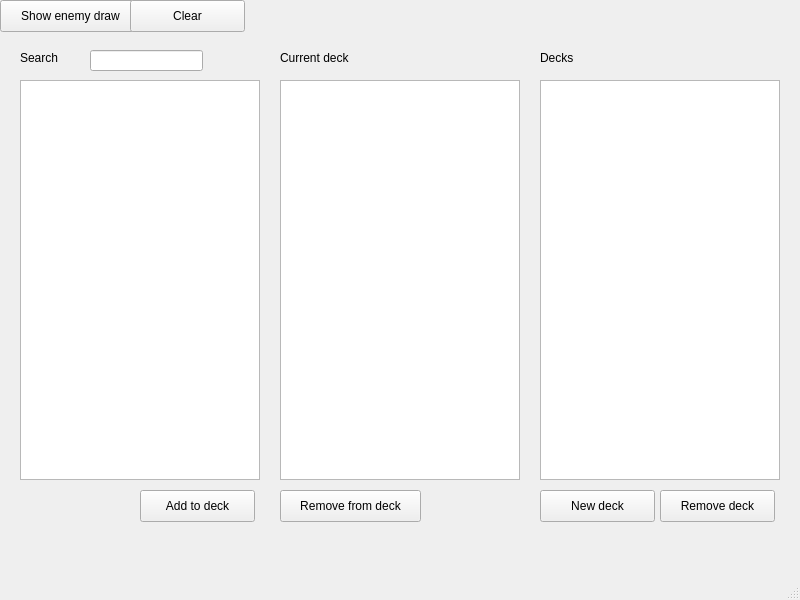
<?xml version="1.0" encoding="UTF-8"?>
<ui version="4.0">
 <class>MainWindow</class>
 <widget class="QMainWindow" name="MainWindow">
  <property name="geometry">
   <rect>
    <x>0</x>
    <y>0</y>
    <width>800</width>
    <height>600</height>
   </rect>
  </property>
  <property name="windowTitle">
   <string>MainWindow</string>
  </property>
  <widget class="QWidget" name="centralwidget">
   <widget class="QPushButton" name="EnemyDrawButton">
    <property name="geometry">
     <rect>
      <x>0</x>
      <y>0</y>
      <width>141</width>
      <height>32</height>
     </rect>
    </property>
    <property name="text">
     <string>Show enemy draw</string>
    </property>
   </widget>
   <widget class="QPushButton" name="ClearEnemyButton">
    <property name="geometry">
     <rect>
      <x>130</x>
      <y>0</y>
      <width>115</width>
      <height>32</height>
     </rect>
    </property>
    <property name="text">
     <string>Clear</string>
    </property>
   </widget>
   <widget class="QListView" name="cardView">
    <property name="geometry">
     <rect>
      <x>20</x>
      <y>80</y>
      <width>240</width>
      <height>400</height>
     </rect>
    </property>
   </widget>
   <widget class="QLineEdit" name="searchLineEdit">
    <property name="geometry">
     <rect>
      <x>90</x>
      <y>50</y>
      <width>113</width>
      <height>21</height>
     </rect>
    </property>
   </widget>
   <widget class="QLabel" name="searchLabel">
    <property name="geometry">
     <rect>
      <x>20</x>
      <y>50</y>
      <width>59</width>
      <height>16</height>
     </rect>
    </property>
    <property name="text">
     <string>Search</string>
    </property>
   </widget>
   <widget class="QListView" name="currentDeckView">
    <property name="geometry">
     <rect>
      <x>280</x>
      <y>80</y>
      <width>240</width>
      <height>400</height>
     </rect>
    </property>
   </widget>
   <widget class="QLabel" name="currectDeckLabel">
    <property name="geometry">
     <rect>
      <x>280</x>
      <y>50</y>
      <width>111</width>
      <height>16</height>
     </rect>
    </property>
    <property name="text">
     <string>Current deck</string>
    </property>
   </widget>
   <widget class="QLabel" name="allDecksLabel">
    <property name="geometry">
     <rect>
      <x>540</x>
      <y>50</y>
      <width>59</width>
      <height>16</height>
     </rect>
    </property>
    <property name="text">
     <string>Decks</string>
    </property>
   </widget>
   <widget class="QListView" name="allDecksView">
    <property name="geometry">
     <rect>
      <x>540</x>
      <y>80</y>
      <width>240</width>
      <height>400</height>
     </rect>
    </property>
   </widget>
   <widget class="QPushButton" name="addCardButton">
    <property name="geometry">
     <rect>
      <x>140</x>
      <y>490</y>
      <width>115</width>
      <height>32</height>
     </rect>
    </property>
    <property name="text">
     <string>Add to deck</string>
    </property>
   </widget>
   <widget class="QPushButton" name="removeCardButton">
    <property name="geometry">
     <rect>
      <x>280</x>
      <y>490</y>
      <width>141</width>
      <height>32</height>
     </rect>
    </property>
    <property name="text">
     <string>Remove from deck</string>
    </property>
   </widget>
   <widget class="QPushButton" name="newDeckButton">
    <property name="geometry">
     <rect>
      <x>540</x>
      <y>490</y>
      <width>115</width>
      <height>32</height>
     </rect>
    </property>
    <property name="text">
     <string>New deck</string>
    </property>
   </widget>
   <widget class="QPushButton" name="removeDeckButton">
    <property name="geometry">
     <rect>
      <x>660</x>
      <y>490</y>
      <width>115</width>
      <height>32</height>
     </rect>
    </property>
    <property name="text">
     <string>Remove deck</string>
    </property>
   </widget>
  </widget>
  <widget class="QMenuBar" name="menubar">
   <property name="geometry">
    <rect>
     <x>0</x>
     <y>0</y>
     <width>800</width>
     <height>22</height>
    </rect>
   </property>
  </widget>
  <widget class="QStatusBar" name="statusbar"/>
 </widget>
 <resources/>
 <connections/>
</ui>
